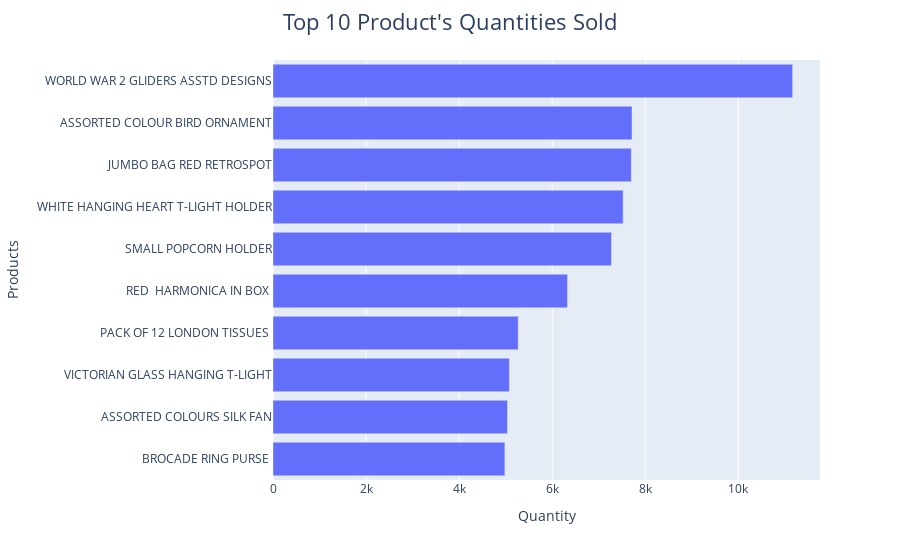

The notebook cell this image was saved under:
### Code cell
# Create the figure with px.bar
fig = px.bar(quantity_per_products.head(10), y="Description", x="Quantity")

# Update the layout to sort the y-axis categories by total value in ascending order
# This makes the horizontal bars appear in descending order from top to bottom
fig.update_layout(yaxis={'categoryorder': 'total ascending'},
                 title_text="Top 10 Product's Quantities Sold",
                 title_font_size=22,
                 title_x=.5,
                 yaxis_title="Products")
fig.show()

### Figure 1 — Plotly figure (JSON) as saved in the notebook; plotly's stock layout.template omitted (floating-point values rounded to 4 significant figures)
{"data": [{"alignmentgroup": "True", "hovertemplate": "Quantity=%{x}<br>Description=%{y}<extra></extra>", "legendgroup": "", "marker": {"color": "#636efa", "pattern": {"shape": ""}}, "name": "", "offsetgroup": "", "orientation": "h", "showlegend": false, "textposition": "auto", "type": "bar", "x": [11167, 7715, 7700, 7525, 7274, 6330, 5270, 5080, 5040, 4983], "xaxis": "x", "y": ["WORLD WAR 2 GLIDERS ASSTD DESIGNS", "ASSORTED COLOUR BIRD ORNAMENT", "JUMBO BAG RED RETROSPOT", "WHITE HANGING HEART T-LIGHT HOLDER", "SMALL POPCORN HOLDER", "RED  HARMONICA IN BOX ", "PACK OF 12 LONDON TISSUES ", "VICTORIAN GLASS HANGING T-LIGHT", "ASSORTED COLOURS SILK FAN", "BROCADE RING PURSE "], "yaxis": "y"}], "layout": {"barmode": "relative", "legend": {"tracegroupgap": 0}, "margin": {"t": 60}, "title": {"font": {"size": 22}, "text": "Top 10 Product's Quantities Sold", "x": 0.5}, "xaxis": {"anchor": "y", "domain": [0, 1], "title": {"text": "Quantity"}}, "yaxis": {"anchor": "x", "categoryorder": "total ascending", "domain": [0, 1], "title": {"text": "Products"}}}}
